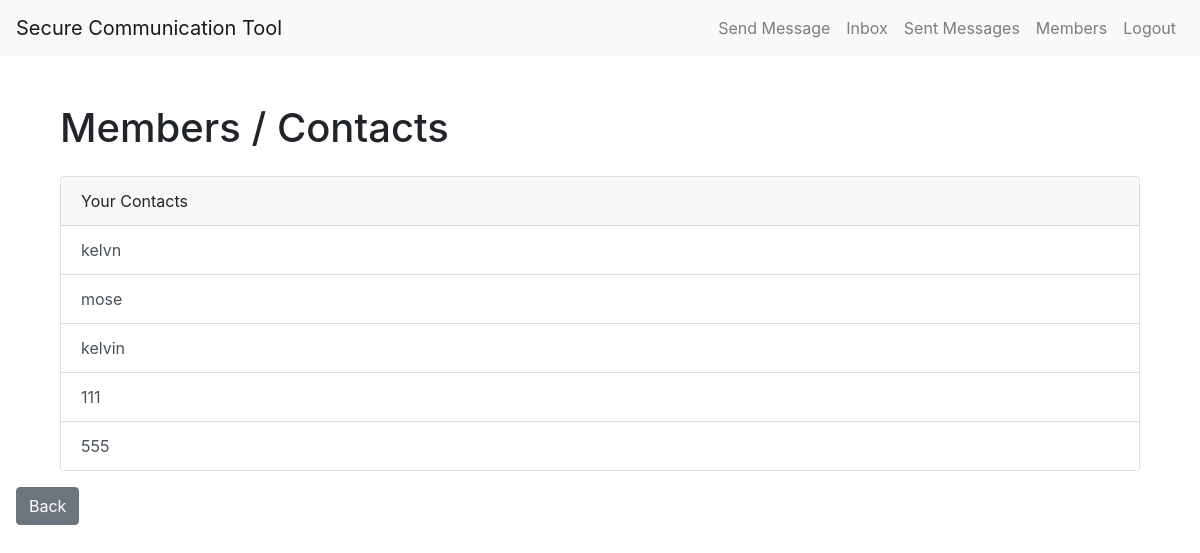
The page /members (signed in) on the database its author committed.
### models.py (models this page shows)
class User(UserMixin, db.Model):
    __tablename__ = 'user'
    id = db.Column(db.Integer, primary_key=True)
    username = db.Column(db.String(150), unique=True, nullable=False)
    password = db.Column(db.String(150), nullable=False)
    public_key = db.Column(db.String(500))  # Adding public_key field for encryption
    private_key = db.Column(db.String(500))  # Adding private_key field for decryption
    sent_messages = db.relationship('Message', back_populates='sender', lazy=True, foreign_keys='Message.sender_id')
    received_messages = db.relationship('Message', back_populates='recipient', lazy=True, foreign_keys='Message.recipient_id')
    contacts = db.relationship(
        'User',
        secondary=contacts,
        primaryjoin='User.id == contacts.c.user_id',
        secondaryjoin='User.id == contacts.c.contact_id',
        backref=db.backref('contacted_by', lazy='dynamic'),
        lazy=True
    )

### app.py (the view)
@app.route('/members')
@login_required
def members():
    contacts = current_user.contacts
    return render_template('members.html', contacts=contacts)

### app.py (called while the page is built)
@login_manager.user_loader
def load_user(user_id):
    return User.query.get(int(user_id))

### templates/members.html
{% extends "base.html" %}
{% block content %}
<div class="container mt-5">
    <h1>Members / Contacts</h1>
    <div class="card mt-4">
        <div class="card-header">
            Your Contacts
        </div>
        <ul class="list-group list-group-flush">
            {% for contact in contacts %}
            <a href="{{ url_for('send_message', recipient_id=contact.id) }}" class="list-group-item list-group-item-action">
                {{ contact.username }}
            </a>
            {% else %}
            <li class="list-group-item">No contacts found.</li>
            {% endfor %}
        </ul>
    </div>
</div>
{% endblock %}

### rows shown on the page
User: username "kelvn"
User: username "mose"
User: username "kelvin"
User: username "111"
User: username "555"
